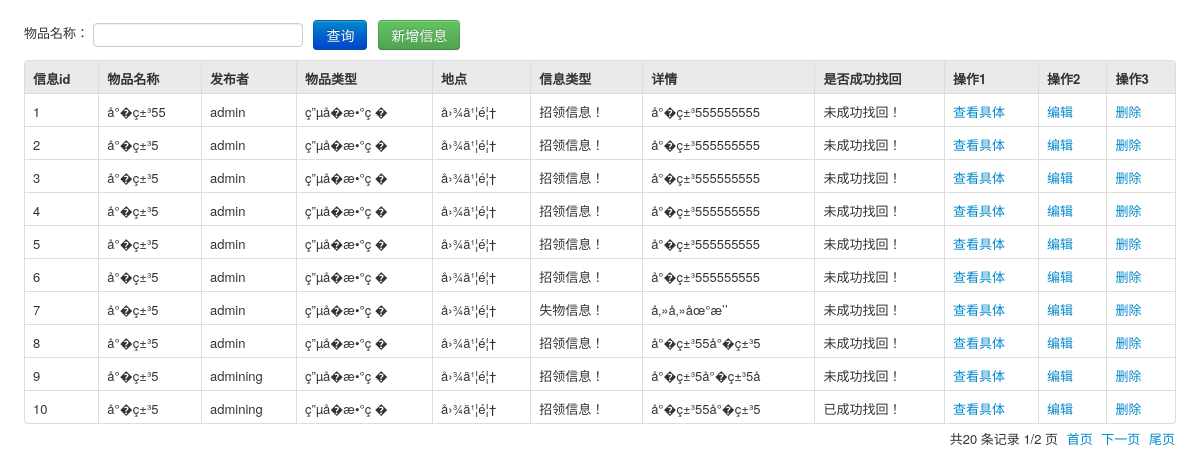
Page /admin/Node/index.php on the committed database.
### tables this page shows
CREATE TABLE IF NOT EXISTS `t_publish` (
  `pid` int(11) NOT NULL AUTO_INCREMENT COMMENT 'ä¿¡æ�¯ç¼–å�·',
  `uid` int(11) NOT NULL COMMENT 'ç”¨æˆ·ç¼–å�·',
  `pitem` varchar(12) NOT NULL COMMENT 'ç‰©å“�ç±»åž‹',
  `pname` varchar(20) NOT NULL COMMENT 'ç‰©å“�å��ç§°',
  `plocation` varchar(50) NOT NULL COMMENT 'ç‰©å“�æ�¡åˆ°&ä¸¢å¤±åœ°ç‚¹',
  `ptime` datetime NOT NULL COMMENT 'ç‰©å“�æ�¡åˆ°&ä¸¢å¤±æ—¶é—´',
  `pimage` varchar(20) NOT NULL COMMENT 'ç‰©å“�å›¾ç‰‡',
  `pdetails` text NOT NULL COMMENT 'è¯¦æƒ…æ��è¿°',
  `ptype` int(1) NOT NULL COMMENT 'å�‘å¸ƒä¿¡æ�¯ç±»åˆ«',
  `pdate` varchar(30) NOT NULL COMMENT 'æ�¡åˆ°&ä¸¢å¤±æ—¶é—´*',
  `psucceed` int(11) NOT NULL DEFAULT '0' COMMENT 'æ˜¯å�¦æˆ�åŠŸæ‰¾å›ž',
  PRIMARY KEY (`pid`)
);

CREATE TABLE IF NOT EXISTS `t_user` (
  `uid` int(11) NOT NULL AUTO_INCREMENT COMMENT 'ç”¨æˆ·ç¼–å�·',
  `uname` varchar(12) NOT NULL COMMENT 'æ˜µç§°',
  `uemail` varchar(30) NOT NULL COMMENT 'é‚®ç®±',
  `upwd` varchar(12) NOT NULL COMMENT 'å¯†ç �',
  `utel` char(11) NOT NULL COMMENT 'æ‰‹æœº',
  `uqq` varchar(13) NOT NULL COMMENT 'QQ',
  `upower` int(1) NOT NULL COMMENT 'æ�ƒé™�',
  `uheader` varchar(20) NOT NULL DEFAULT 'head_photo.png' COMMENT 'å¤´åƒ�è·¯å¾„',
  PRIMARY KEY (`uid`)
);

### admin/Node/index.php (the view, shortened to what this page needs)
<!DOCTYPE html>
<html>
<head>
    <link rel="stylesheet" type="text/css" href="../Css/bootstrap.css" />
    <link rel="stylesheet" type="text/css" href="../Css/bootstrap-responsive.css" />
    <link rel="stylesheet" type="text/css" href="../Css/style.css" />
</head>
<body>
<form class="form-inline definewidth m20" action="index.php" method="get">
    物品名称：
    <input type="text" name="username" id="username"class="abc input-default" placeholder="" value="">&nbsp;&nbsp;
    <button type="submit" class="btn btn-primary">查询</button>&nbsp;&nbsp; <a href="opinfo.php?op=add"><button type="button" class="btn btn-success" id="addnew">新增信息</button></a>
</form>
<table class="table table-bordered table-hover definewidth m10">
    <thead>
    <tr>
        <th>信息id</th>
        <th>物品名称</th>
        <th>发布者</th>
        <th>物品类型</th>
        <th>地点</th>
        <th>信息类型</th>
        <th>详情</th>
        <th>是否成功找回</th>
        <th>操作1</th>
        <th>操作2</th>
        <th>操作3</th>
    </tr>
    </thead>
    <tbody>
    <?php
                    $username = $_GET["username"];
                    $sql = "select * from t_publish
                     where pname like '%".$username."%'  order by pid asc ";
                    $result = mysql_query($sql);
                    if($result&&mysql_num_rows($result)>0){
            $pageSize = 10;
            $curpage = 1;
            $countPage = 0;
            $curpage = $_GET["page"] == null ? "1" : $_GET["page"];
            $i = 0;
                        while ($row = mysql_fetch_array($result)) {
                            $i++;
                            $arr = mysql_fetch_assoc(mysql_query("select * from t_user where uid = '".$row["uid"]."' "));
        $uname = $arr['uname'];
                            if($row['psucceed']==1)
                            {
                               $row['psucceed']="已成功找回！";
                            }else{
                                $row['psucceed']="未成功找回！";
                            }
                            if($row['ptype']==1)
                            {
                               $row['ptype']="招领信息！";
                            }else{
                                $row['ptype']="失物信息！";
                            }
                        if ($i > ($curpage - 1) * $pageSize && $i <= $curpage * $pageSize) {
                        echo "<tr><td>".$row['pid']."</td>
                            <td>".$row['pname']."</td>
                            <td>".$uname."</td>
                            <td>".$row['pitem']."</td>
                            <td>".$row['plocation']."</td>
                            <td>".$row['ptype']."</td>
                            <td>".mb_substr($row['pdetails'] , 0 , 15,'utf-8')."</
                            td>
                            <td>".$row['psucceed']."</td>
                            <td><a href='opinfo.php?op=look&pid=".$row['pid']." '>查看具体</a></td>
                            <td><a href='opinfo.php?op=edit&pid=".$row['pid']." '>编辑</a></td>
                            <td><a href='opinfo.php?op=del&pid=".$row['pid']." '>删除</a></td>
                            </tr>";
                    }
                }
                  $countPage = ($i + $pageSize - 1) / $pageSize;
            }
            ?>
            </tbody>
</table>
<div class="inline pull-right page">
         共<?php echo $i;?> 条记录 <?php echo $curpage;?>/<?php if($i/$pageSize< 1){ echo "1";}else{ echo (int)$countPage; }
         ?> 页
        <a href="index.php?page=1">首页</a>
        <?php
            if ($curpage < ((int)$i/$pageSize)  ) {
        ?>
            <a href="index.php?page=<?php
            echo $curpage + 1;?>">下一页</a>
        <?php
            }
        ?>
        <a href="index.php?page=<?php echo $countPage;?>">尾页</a>
</div>
</body>
</html>

### admin/Css/style.css (style rules this page uses)
body { font-size: 13px; }
select, textarea, input[type="text"], input[type="password"], input[type="datetime"], input[type="datetime-local"], input[type="date"], input[type="month"], input[type="time"], input[type="week"], input[type="number"], input[type="email"], input[type="url"], input[type="search"], input[type="tel"], input[type="color"], .uneditable-input { padding: 1px; }
form { margin: 0 0 5px; }
.page { text-align: right;margin-right:25px;margin-top:5px; }
.page a { margin-left: 5px; }
.table td, .table th { padding-top: 8px; padding-bottom: 4px; line-height:20ppx; }
.table th { background-color:#eaeaea; }
.definewidth { width:96%; margin:auto; }
.m10 { margin-top:10px; }
.m20 { padding-top:20px; }

### admin/Node/index.php (style rules this page uses)
body { padding-bottom: 40px; }

### rows in the picture
t_publish: pid "1", pname "å°�ç±³55", uid.uname "admin", pitem "ç”µå­�æ•°ç �", plocation "å›¾ä¹¦é¦†", ptype "招领信息！", pdetails "å°�ç±³555555555", psucceed "未成功找回！"
t_publish: pid "2", pname "å°�ç±³5", uid.uname "admin", pitem "ç”µå­�æ•°ç �", plocation "å›¾ä¹¦é¦†", ptype "招领信息！", pdetails "å°�ç±³555555555", psucceed "未成功找回！"
t_publish: pid "3", pname "å°�ç±³5", uid.uname "admin", pitem "ç”µå­�æ•°ç �", plocation "å›¾ä¹¦é¦†", ptype "招领信息！", pdetails "å°�ç±³555555555", psucceed "未成功找回！"
t_publish: pid "4", pname "å°�ç±³5", uid.uname "admin", pitem "ç”µå­�æ•°ç �", plocation "å›¾ä¹¦é¦†", ptype "招领信息！", pdetails "å°�ç±³555555555", psucceed "未成功找回！"
t_publish: pid "5", pname "å°�ç±³5", uid.uname "admin", pitem "ç”µå­�æ•°ç �", plocation "å›¾ä¹¦é¦†", ptype "招领信息！", pdetails "å°�ç±³555555555", psucceed "未成功找回！"
t_publish: pid "6", pname "å°�ç±³5", uid.uname "admin", pitem "ç”µå­�æ•°ç �", plocation "å›¾ä¹¦é¦†", ptype "招领信息！", pdetails "å°�ç±³555555555", psucceed "未成功找回！"
t_publish: pid "7", pname "å°�ç±³5", uid.uname "admin", pitem "ç”µå­�æ•°ç �", plocation "å›¾ä¹¦é¦†", ptype "失物信息！", pdetails "å‚»å‚»åœ°æ’’", psucceed "未成功找回！"
t_publish: pid "8", pname "å°�ç±³5", uid.uname "admin", pitem "ç”µå­�æ•°ç �", plocation "å›¾ä¹¦é¦†", ptype "招领信息！", pdetails "å°�ç±³55å°�ç±³5", psucceed "未成功找回！"
t_publish: pid "9", pname "å°�ç±³5", uid.uname "admining", pitem "ç”µå­�æ•°ç �", plocation "å›¾ä¹¦é¦†", ptype "招领信息！", pdetails "å°�ç±³5å°�ç±³5å", psucceed "未成功找回！"
t_publish: pid "10", pname "å°�ç±³5", uid.uname "admining", pitem "ç”µå­�æ•°ç �", plocation "å›¾ä¹¦é¦†", ptype "招领信息！", pdetails "å°�ç±³55å°�ç±³5", psucceed "已成功找回！"

### other values in the picture
$i "20"
$curpage "1"
$countPage "2"
